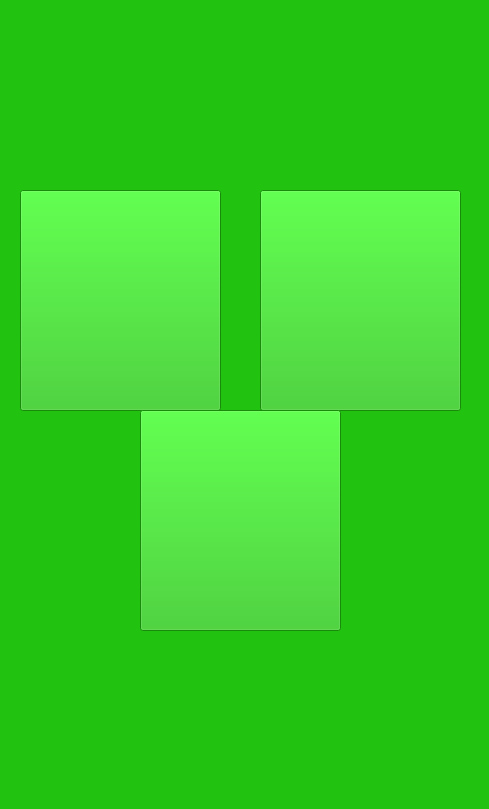
    <widget class="QWidget" name="Userscreen">
     <property name="styleSheet">
      <string notr="true">background: rgb(33, 194, 16, 1)</string>
     </property>
     <widget class="QPushButton" name="user1">
      <property name="geometry">
       <rect>
        <x>20</x>
        <y>190</y>
        <width>201</width>
        <height>221</height>
       </rect>
      </property>
      <property name="autoFillBackground">
       <bool>false</bool>
      </property>
      <property name="styleSheet">
       <string notr="true">border-image: rgba(54, 235, 166, 1)</string>
      </property>
      <property name="text">
       <string/>
      </property>
     </widget>
     <widget class="QLabel" name="label">
      <property name="geometry">
       <rect>
        <x>0</x>
        <y>0</y>
        <width>480</width>
        <height>800</height>
       </rect>
      </property>
      <property name="styleSheet">
       <string notr="true">border-image:url(:/images/screen2_userscreen.png)</string>
      </property>
      <property name="text">
       <string/>
      </property>
     </widget>
     <widget class="QPushButton" name="user2">
      <property name="geometry">
       <rect>
        <x>260</x>
        <y>190</y>
        <width>201</width>
        <height>221</height>
       </rect>
      </property>
      <property name="autoFillBackground">
       <bool>false</bool>
      </property>
      <property name="styleSheet">
       <string notr="true">border-image: rgba(54, 235, 166, 1)</string>
      </property>
      <property name="text">
       <string/>
      </property>
     </widget>
     <widget class="QPushButton" name="newuser">
      <property name="geometry">
       <rect>
        <x>140</x>
        <y>410</y>
        <width>201</width>
        <height>221</height>
       </rect>
      </property>
      <property name="autoFillBackground">
       <bool>false</bool>
      </property>
      <property name="styleSheet">
       <string notr="true">border-image: rgba(54, 235, 166, 1)</string>
      </property>
      <property name="text">
       <string/>
      </property>
     </widget>
     <zorder>label</zorder>
     <zorder>user1</zorder>
     <zorder>user2</zorder>
     <zorder>newuser</zorder>
    </widget>
